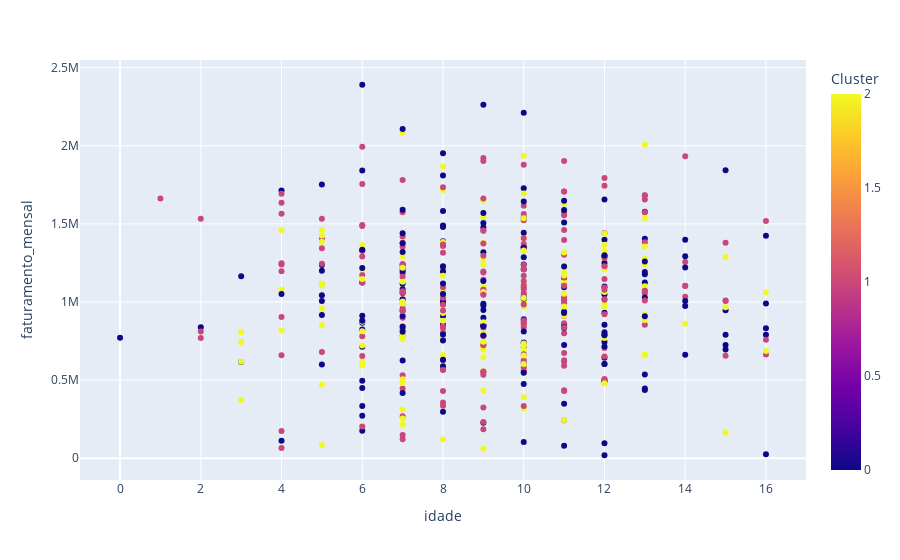

Notebook code cell kept with this figure:
### Markdown cell above
### Visualizar resultados

### Code cell
# Cruzar dados de idade, faturamento mensal e clusters
px.scatter(df_clientes, x='idade', y='faturamento_mensal', color='Cluster')

### Figure 1 — Plotly figure (JSON) as saved in the notebook; plotly's stock layout.template omitted (floating-point values rounded to 4 significant figures; data arrays with more than 128 entries replaced by an {"elided": "..."} marker saying what was removed)
{"data": [{"hovertemplate": "idade=%{x}<br>faturamento_mensal=%{y}<br>Cluster=%{marker.color}<extra></extra>", "legendgroup": "", "marker": {"color": {"elided": "500 int values"}, "coloraxis": "coloraxis", "symbol": "circle"}, "mode": "markers", "name": "", "orientation": "v", "showlegend": false, "type": "scatter", "x": {"elided": "500 int values"}, "xaxis": "x", "y": {"elided": "500 float values"}, "yaxis": "y"}], "layout": {"coloraxis": {"colorbar": {"title": {"text": "Cluster"}}, "colorscale": [[0, "#0d0887"], [0.1111, "#46039f"], [0.2222, "#7201a8"], [0.3333, "#9c179e"], [0.4444, "#bd3786"], [0.5556, "#d8576b"], [0.6667, "#ed7953"], [0.7778, "#fb9f3a"], [0.8889, "#fdca26"], [1, "#f0f921"]]}, "legend": {"tracegroupgap": 0}, "margin": {"t": 60}, "xaxis": {"anchor": "y", "domain": [0, 1], "title": {"text": "idade"}}, "yaxis": {"anchor": "x", "domain": [0, 1], "title": {"text": "faturamento_mensal"}}}}
